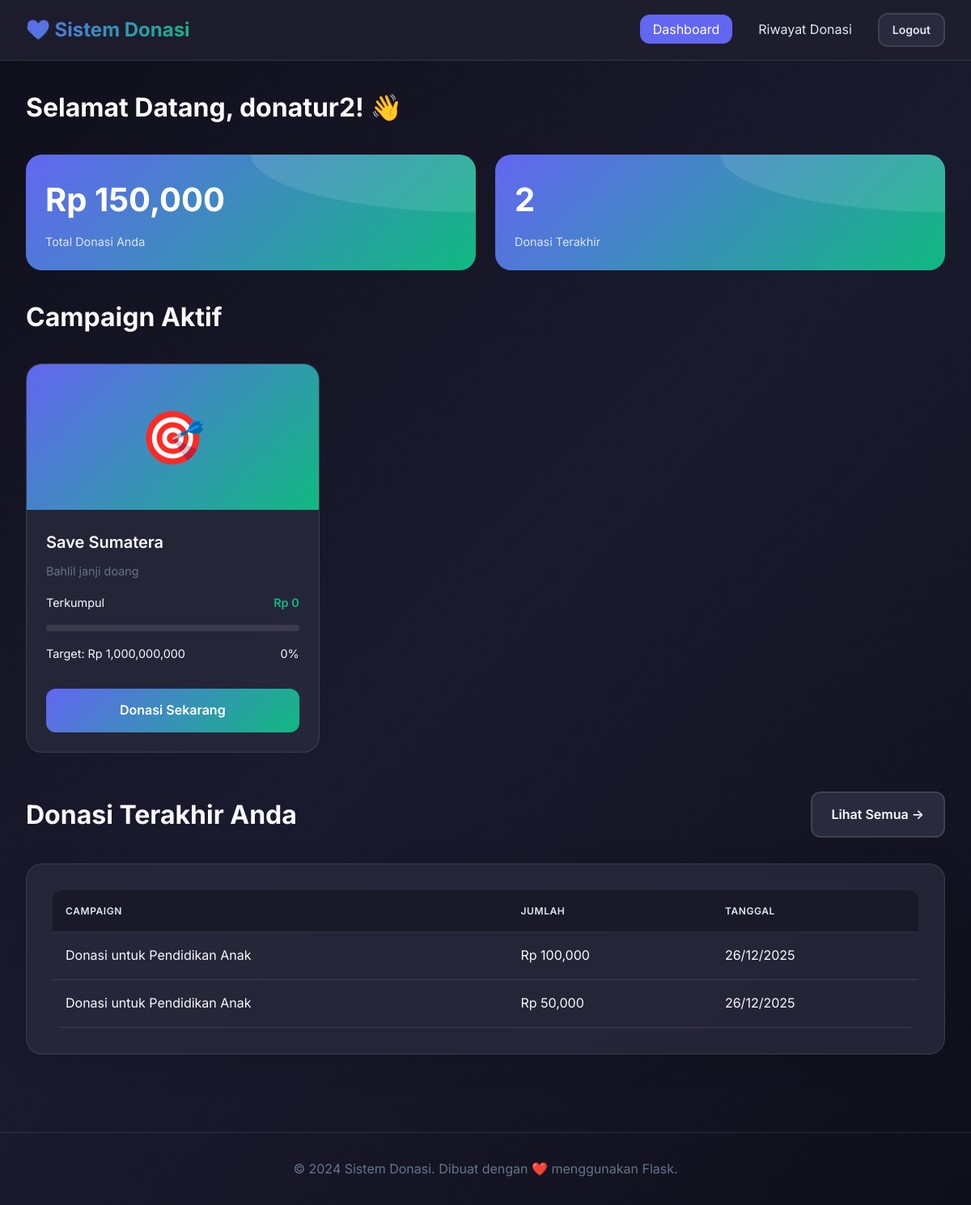
/donor/ (signed in), run on the app's committed database.
### app/models.py (models this page shows, shortened)
class User(UserMixin, db.Model):
    id = db.Column(db.Integer, primary_key=True)
    username = db.Column(db.String(80), unique=True, nullable=False)
    email = db.Column(db.String(120), unique=True, nullable=False)
    password_hash = db.Column(db.String(256), nullable=False)
    role = db.Column(db.String(20), default='donor')
    created_at = db.Column(db.DateTime, default=datetime.utcnow)
    donations = db.relationship('Donation', backref='donor', lazy='dynamic', cascade='all, delete-orphan')
    def is_admin(self):
        return self.role == 'admin'

class Campaign(db.Model):
    id = db.Column(db.Integer, primary_key=True)
    title = db.Column(db.String(200), nullable=False)
    description = db.Column(db.Text)
    image = db.Column(db.String(255))  # Featured image filename
    target_amount = db.Column(db.Float, nullable=False)
    collected_amount = db.Column(db.Float, default=0)
    is_active = db.Column(db.Boolean, default=True)
    created_at = db.Column(db.DateTime, default=datetime.utcnow)
    donations = db.relationship('Donation', backref='campaign', lazy='dynamic', cascade='all, delete-orphan')
    def progress_percentage(self):
        if self.target_amount == 0:
            return 0
        return min(100, (self.collected_amount / self.target_amount) * 100)

class Donation(db.Model):
    id = db.Column(db.Integer, primary_key=True)
    user_id = db.Column(db.Integer, db.ForeignKey('user.id'), nullable=False)
    campaign_id = db.Column(db.Integer, db.ForeignKey('campaign.id'), nullable=False)
    amount = db.Column(db.Float, nullable=False)
    message = db.Column(db.Text)
    created_at = db.Column(db.DateTime, default=datetime.utcnow)

### app/routes/donor.py (the view)
@donor_bp.route('/')
@login_required
def dashboard():
    active_campaigns = Campaign.query.filter_by(is_active=True).order_by(Campaign.created_at.desc()).all()
    my_donations = Donation.query.filter_by(user_id=current_user.id).order_by(Donation.created_at.desc()).limit(5).all()
    total_donated = db.session.query(db.func.sum(Donation.amount)).filter_by(user_id=current_user.id).scalar() or 0
    return render_template('donor/dashboard.html',
                          title='Dashboard Donor',
                          campaigns=active_campaigns,
                          my_donations=my_donations,
                          total_donated=total_donated)

### app/models.py (called while the page is built)
@login_manager.user_loader
def load_user(id):
    return User.query.get(int(id))

### app/templates/donor/dashboard.html (shortened to what this page needs)
{% extends "base.html" %}
{% block content %}
<div class="page-header">
    <h1 class="page-title">Selamat Datang, {{ current_user.username }}! 👋</h1>
</div>
<div class="stats-grid">
    <div class="stat-card">
        <div class="stat-value">Rp {{ "{:,.0f}".format(total_donated) }}</div>
        <div class="stat-label">Total Donasi Anda</div>
    </div>
    <div class="stat-card">
        <div class="stat-value">{{ my_donations|length }}</div>
        <div class="stat-label">Donasi Terakhir</div>
    </div>
</div>
<div class="page-header" style="margin-top: 2rem;">
    <h2 class="page-title">Campaign Aktif</h2>
</div>
{% if campaigns %}
<div class="campaign-grid">
    {% for campaign in campaigns %}
    <div class="campaign-card">
        {% if campaign.image %}
        <div class="campaign-image">
            <img src="{{ url_for('static', filename='uploads/' + campaign.image) }}" alt="{{ campaign.title }}">
        </div>
        {% else %}
        <div class="campaign-image campaign-image-placeholder">
            <span>🎯</span>
        </div>
        {% endif %}
        <div class="campaign-content">
            <h3 class="campaign-title">{{ campaign.title }}</h3>
            <p class="campaign-description">{{ campaign.description or 'Tidak ada deskripsi' }}</p>
            <div class="campaign-stats">
                <span>Terkumpul</span>
                <span class="campaign-amount">Rp {{ "{:,.0f}".format(campaign.collected_amount) }}</span>
            </div>
            <div class="progress" style="margin-bottom: 1rem;">
            </div>
            <div class="campaign-stats">
                <span>Target: Rp {{ "{:,.0f}".format(campaign.target_amount) }}</span>
                <span>{{ "{:.0f}".format(campaign.progress_percentage()) }}%</span>
            </div>
            <a href="{{ url_for('donor.donate', campaign_id=campaign.id) }}" class="btn btn-primary btn-block"
                style="margin-top: 1rem;">
                Donasi Sekarang
            </a>
        </div>
    </div>
    {% endfor %}
</div>
{% endif %}
{% if my_donations %}
<div class="page-header" style="margin-top: 3rem;">
    <h2 class="page-title">Donasi Terakhir Anda</h2>
    <a href="{{ url_for('donor.history') }}" class="btn btn-secondary">Lihat Semua →</a>
</div>
<div class="card">
    <div class="table-container">
        <table>
            <thead>
                <tr>
                    <th>Campaign</th>
                    <th>Jumlah</th>
                    <th>Tanggal</th>
                </tr>
            </thead>
            <tbody>
                {% for donation in my_donations %}
                <tr>
                    <td>{{ donation.campaign.title }}</td>
                    <td>Rp {{ "{:,.0f}".format(donation.amount) }}</td>
                    <td>{{ donation.created_at.strftime('%d/%m/%Y') }}</td>
                </tr>
                {% endfor %}
            </tbody>
        </table>
    </div>
</div>
{% endif %}
{% endblock %}

### app/static/css/style.css (style rules this page uses)
:root { --primary: #6366f1; --primary-dark: #4f46e5; --primary-light: #818cf8; --secondary: #10b981; --danger: #ef4444; --warning: #f59e0b; --info: #3b82f6; --dark: #1e1e2e; --dark-light: #2a2a3e; --light: #f8fafc; --gray: #64748b; --gray-light: #e2e8f0; --gradient: linear-gradient(135deg, var(--primary) 0%, var(--secondary) 100%); --shadow: 0 10px 40px rgba(0, 0, 0, 0.1); --shadow-lg: 0 20px 60px rgba(0, 0, 0, 0.15); --radius: 12px; --radius-lg: 20px; }
* { margin: 0; padding: 0; box-sizing: border-box; }
body { font-family: 'Inter', -apple-system, BlinkMacSystemFont, 'Segoe UI', Roboto, sans-serif; background: linear-gradient(135deg, #0f0f1a 0%, #1a1a2e 50%, #0f0f1a 100%); min-height: 100vh; color: var(--light); line-height: 1.6; }
a { color: var(--primary-light); text-decoration: none; transition: color 0.3s ease; }
.card { background: rgba(42, 42, 62, 0.8); backdrop-filter: blur(10px); border-radius: var(--radius-lg); padding: 2rem; border: 1px solid rgba(255, 255, 255, 0.1); box-shadow: var(--shadow); transition: transform 0.3s ease, box-shadow 0.3s ease; }
.stats-grid { display: grid; grid-template-columns: repeat(auto-fit, minmax(250px, 1fr)); gap: 1.5rem; margin-bottom: 2rem; }
.stat-card { background: var(--gradient); border-radius: var(--radius-lg); padding: 1.5rem; position: relative; overflow: hidden; }
.stat-card::before { content: ''; position: absolute; top: -50%; right: -50%; width: 100%; height: 100%; background: rgba(255, 255, 255, 0.1); border-radius: 50%; }
.stat-value { font-size: 2.5rem; font-weight: 700; color: white; }
.stat-label { font-size: 0.9rem; color: rgba(255, 255, 255, 0.8); margin-top: 0.5rem; }
.btn { display: inline-flex; align-items: center; justify-content: center; gap: 0.5rem; padding: 0.875rem 1.5rem; font-size: 1rem; font-weight: 600; border: none; border-radius: var(--radius); cursor: pointer; transition: all 0.3s ease; text-decoration: none; }
.btn-primary { background: var(--gradient); color: white; }
.btn-secondary { background: var(--dark-light); color: var(--light); border: 2px solid rgba(255, 255, 255, 0.1); }
.btn-block { width: 100%; }
.table-container { overflow-x: auto; border-radius: var(--radius); }
table { width: 100%; border-collapse: collapse; }
th, td { padding: 1rem; text-align: left; border-bottom: 1px solid rgba(255, 255, 255, 0.1); }
th { background: rgba(15, 15, 26, 0.5); font-weight: 600; color: var(--gray-light); text-transform: uppercase; font-size: 0.75rem; letter-spacing: 0.05em; }
.progress { height: 8px; background: rgba(255, 255, 255, 0.1); border-radius: 4px; overflow: hidden; }
.campaign-grid { display: grid; grid-template-columns: repeat(auto-fill, minmax(350px, 1fr)); gap: 1.5rem; }
.campaign-card { background: rgba(42, 42, 62, 0.8); border-radius: var(--radius-lg); overflow: hidden; border: 1px solid rgba(255, 255, 255, 0.1); transition: all 0.3s ease; }
.campaign-image { width: 100%; height: 180px; overflow: hidden; }
.campaign-image-placeholder { background: linear-gradient(135deg, var(--primary) 0%, var(--secondary) 100%); display: flex; align-items: center; justify-content: center; }
.campaign-image-placeholder span { font-size: 4rem; }
.campaign-content { padding: 1.5rem; }
.campaign-title { font-size: 1.25rem; font-weight: 600; margin-bottom: 0.5rem; }
.campaign-description { color: var(--gray); font-size: 0.9rem; margin-bottom: 1rem; display: -webkit-box; -webkit-line-clamp: 2; -webkit-box-orient: vertical; overflow: hidden; }
.campaign-stats { display: flex; justify-content: space-between; margin-bottom: 1rem; font-size: 0.9rem; }
.campaign-amount { font-weight: 600; color: var(--secondary); }
.page-header { display: flex; justify-content: space-between; align-items: center; margin-bottom: 2rem; flex-wrap: wrap; gap: 1rem; }
.page-title { font-size: 2rem; font-weight: 700; }

### data on the page
User: username "donatur2"
Campaign: title "Save Sumatera", description "Bahlil janji doang", collected_amount "0", target_amount "1,000,000,000", progress_percentage "0"
Donation: campaign "Donasi untuk Pendidikan Anak", amount "100,000", created_at "26/12/2025"
Donation: campaign "Donasi untuk Pendidikan Anak", amount "50,000", created_at "26/12/2025"

### other printed values
{{ "{:,.0f}".format(total_donated) }} "150,000"
{{ my_donations|length }} "2"
